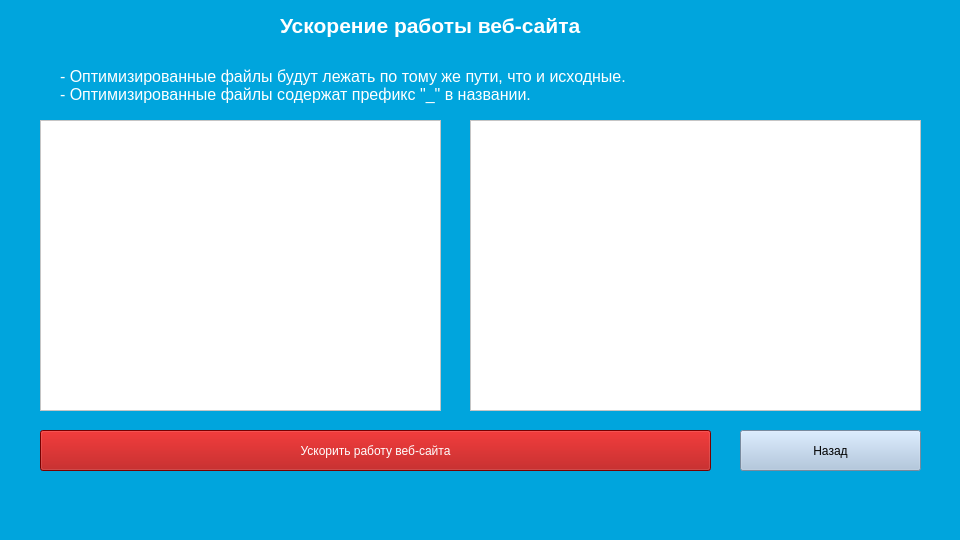
<?xml version="1.0" encoding="UTF-8"?>
<ui version="4.0">
 <class>MainWindow</class>
 <widget class="QMainWindow" name="MainWindow">
  <property name="geometry">
   <rect>
    <x>0</x>
    <y>0</y>
    <width>960</width>
    <height>540</height>
   </rect>
  </property>
  <property name="windowTitle">
   <string>MainWindow</string>
  </property>
  <property name="styleSheet">
   <string notr="true">background-color: rgb(0, 165, 221);</string>
  </property>
  <widget class="QWidget" name="centralwidget">
   <widget class="QLabel" name="label">
    <property name="geometry">
     <rect>
      <x>280</x>
      <y>-20</y>
      <width>421</width>
      <height>91</height>
     </rect>
    </property>
    <property name="styleSheet">
     <string notr="true">color: rgb(255, 255, 255);</string>
    </property>
    <property name="text">
     <string>&lt;html&gt;&lt;head/&gt;&lt;body&gt;&lt;p&gt;&lt;span style=&quot; font-size:16pt; font-weight:600;&quot;&gt;Ускорение работы веб-сайта&lt;/span&gt;&lt;/p&gt;&lt;/body&gt;&lt;/html&gt;</string>
    </property>
   </widget>
   <widget class="QLabel" name="label_2">
    <property name="geometry">
     <rect>
      <x>60</x>
      <y>60</y>
      <width>771</width>
      <height>51</height>
     </rect>
    </property>
    <property name="styleSheet">
     <string notr="true">color: rgb(255, 255, 255);</string>
    </property>
    <property name="text">
     <string>&lt;html&gt;&lt;head/&gt;&lt;body&gt;&lt;p&gt;&lt;span style=&quot; font-size:12pt;&quot;&gt;- Оптимизированные файлы будут лежать по тому же пути, что и исходные.&lt;br/&gt;- Оптимизированные файлы содержат префикс &amp;quot;_&amp;quot; в названии.&lt;/span&gt;&lt;/p&gt;&lt;/body&gt;&lt;/html&gt;</string>
    </property>
   </widget>
   <widget class="QTextBrowser" name="textBrowser">
    <property name="geometry">
     <rect>
      <x>40</x>
      <y>120</y>
      <width>401</width>
      <height>291</height>
     </rect>
    </property>
    <property name="styleSheet">
     <string notr="true">background-color: rgb(255, 255, 255);
font: 10pt &quot;MS Shell Dlg 2&quot;;</string>
    </property>
   </widget>
   <widget class="QPushButton" name="pushButton_6">
    <property name="geometry">
     <rect>
      <x>40</x>
      <y>430</y>
      <width>671</width>
      <height>41</height>
     </rect>
    </property>
    <property name="styleSheet">
     <string notr="true">background-color: rgb(170, 0, 0);
color: rgb(255, 255, 255);
font: 10pt &quot;MS Shell Dlg 2&quot;;</string>
    </property>
    <property name="text">
     <string>Ускорить работу веб-сайта</string>
    </property>
    <property name="iconSize">
     <size>
      <width>40</width>
      <height>40</height>
     </size>
    </property>
   </widget>
   <widget class="QPushButton" name="pushButton_5">
    <property name="geometry">
     <rect>
      <x>740</x>
      <y>430</y>
      <width>181</width>
      <height>41</height>
     </rect>
    </property>
    <property name="styleSheet">
     <string notr="true">background-color: rgb(168, 193, 221);
font: 10pt &quot;MS Shell Dlg 2&quot;;
color: rgb(0, 0, 0);</string>
    </property>
    <property name="text">
     <string>Назад</string>
    </property>
    <property name="iconSize">
     <size>
      <width>40</width>
      <height>40</height>
     </size>
    </property>
   </widget>
   <widget class="PlotWidget" name="graphicsView">
    <property name="geometry">
     <rect>
      <x>470</x>
      <y>120</y>
      <width>451</width>
      <height>291</height>
     </rect>
    </property>
    <property name="styleSheet">
     <string notr="true">background-color: rgb(255, 255, 255);</string>
    </property>
   </widget>
  </widget>
  <widget class="QMenuBar" name="menubar">
   <property name="geometry">
    <rect>
     <x>0</x>
     <y>0</y>
     <width>960</width>
     <height>26</height>
    </rect>
   </property>
  </widget>
  <widget class="QStatusBar" name="statusbar"/>
 </widget>
 <customwidgets>
  <customwidget>
   <class>PlotWidget</class>
   <extends>QGraphicsView</extends>
   <header>pyqtgraph</header>
  </customwidget>
 </customwidgets>
 <resources/>
 <connections/>
</ui>
